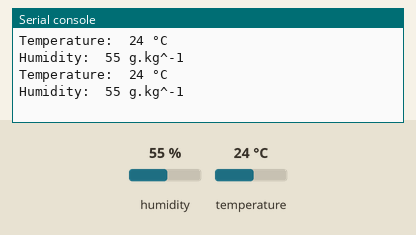
Recording of a program running on a simulated ESP32 board running MicroPython. On the bench: the last lines printed to the serial console. The test bench sets the inputs (shaded band); at power-on: humidity 55 %, temperature 24 °C.

Above: at 1.2 s.
1.3 s: humidity set to 22 %
At 2.6 s:
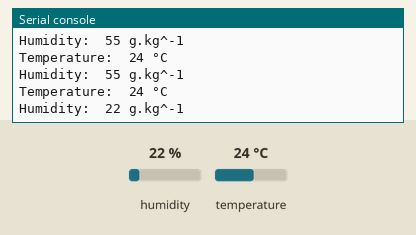
2.8 s: temperature set to 12 °C
At 3.9 s:
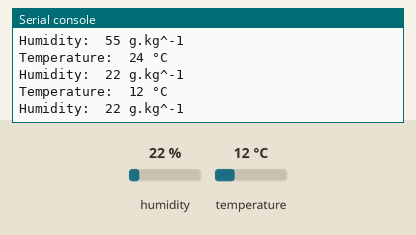
4.3 s: humidity set to 40 %
At 6.0 s:
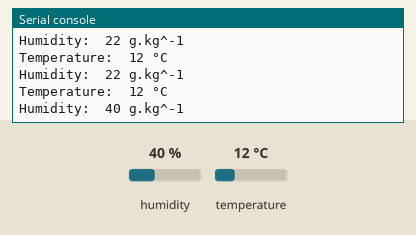
Timing chart, 0 to 7.5 s (numbered marks = the images above; inputs shaded):
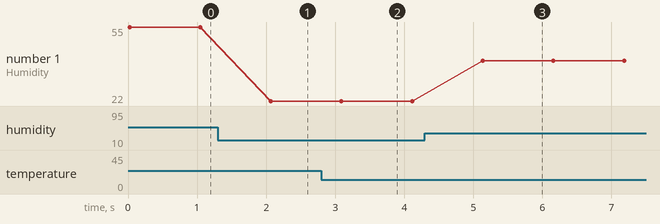

Measured:
- after the input at 1.3 s, the serial console: prints a new line after 0.77 s (image 1)
- after the input at 2.8 s, the serial console: prints a new line after 0.29 s (image 2)
- after the input at 4.3 s, the serial console: prints a new line after 0.84 s (image 3)
- plotted number 1: 55 → 22 after the input at 1.3 s, 22 → 40 after the input at 4.3 s

The program:

humidity.py
```python
# Chanbroset Prach n Andreas Christian
import dht
from machine import Pin
from time import sleep

# Create sensor DHT object
d = dht.DHT11(Pin(32, Pin.IN))

while True:
    d.measure()
    temp = d.temperature()
    print("Temperature: ", temp, "°C")
    hum = d.humidity()
    print("Humidity: ", hum, "g.kg^-1")
    sleep(1)

    
```
